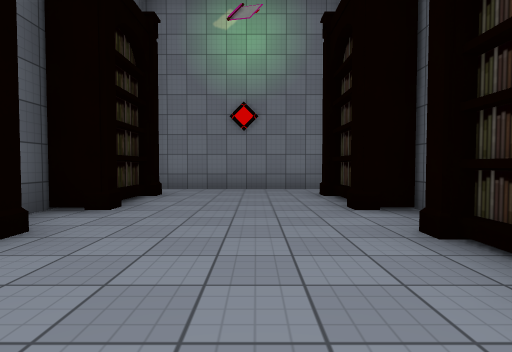
View 1 (above)

16 first-person views from a walk through a 3-D level made in the Unity game engine. The camera is 1.2 m above the floor, tilts 2° down and sees 80° across. The floor is counted in squares, 2 m on a side. Each view is taken from the middle of a square. On the plan, view 1 faces up. The plan holds only what a view shows up to about 9 squares ahead; the rest is blank. The place goes on beyond the plan. The player character is not drawn. Some animated figures are left out. Door leaves are left out, so doorways stand open. Some surface patterns are stand-ins.

View 2
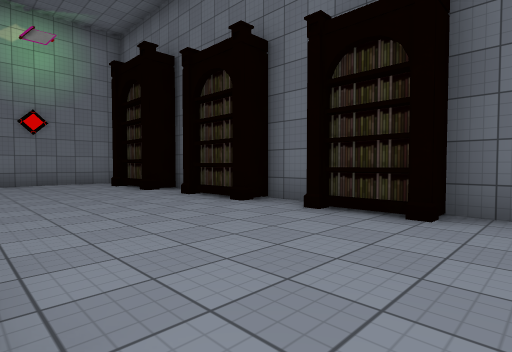

View 3
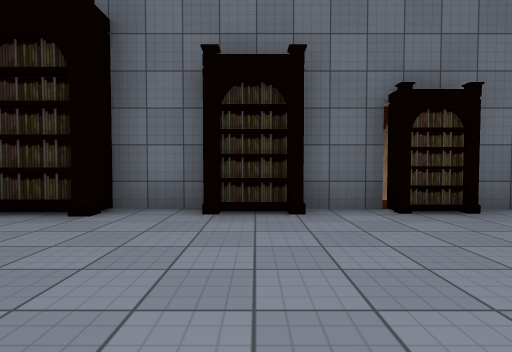

View 4
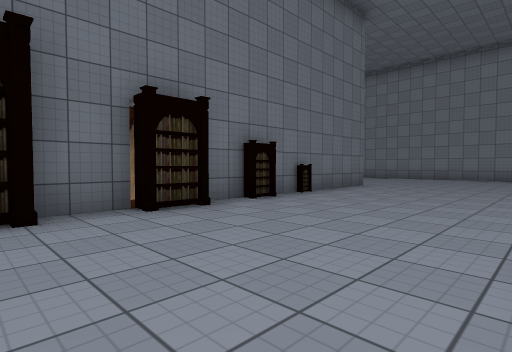

View 5
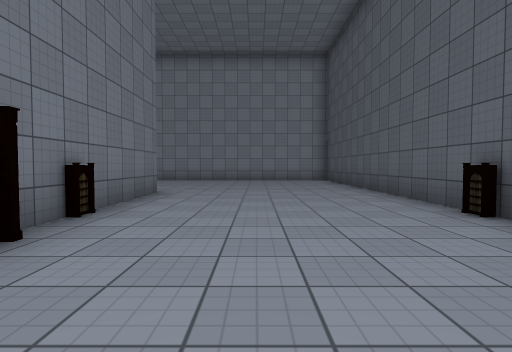

View 6
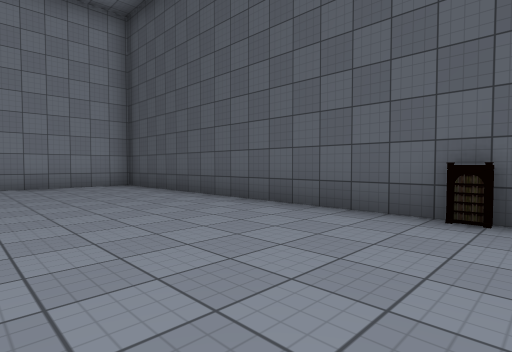

View 7
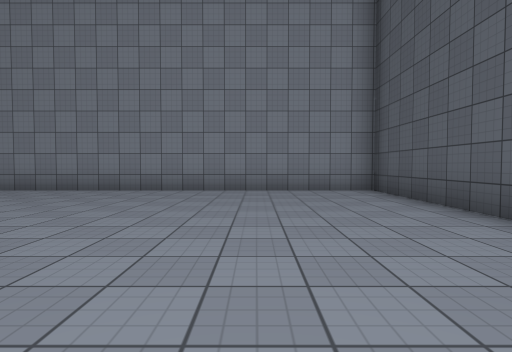

View 8
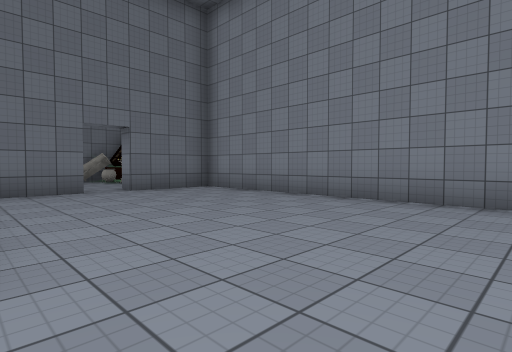

View 9
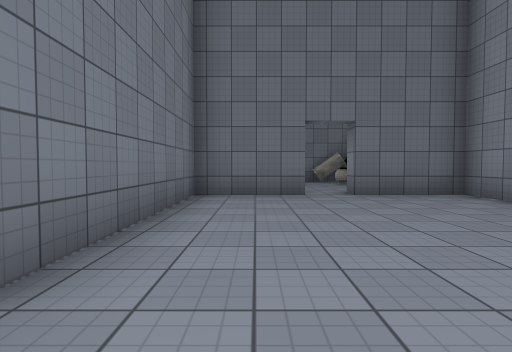

View 10
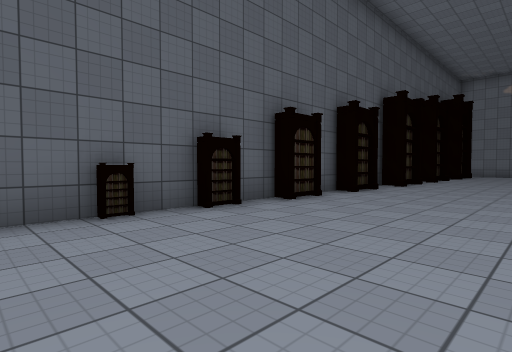

View 11
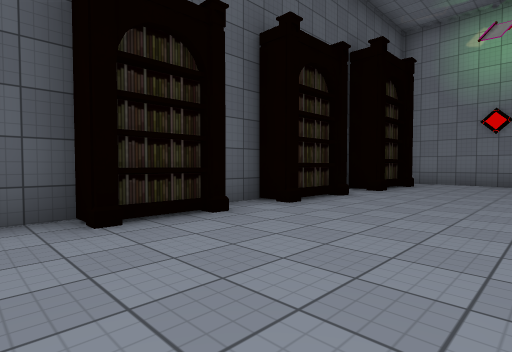

View 12
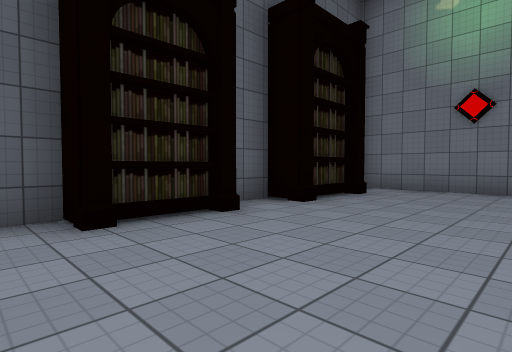

View 13
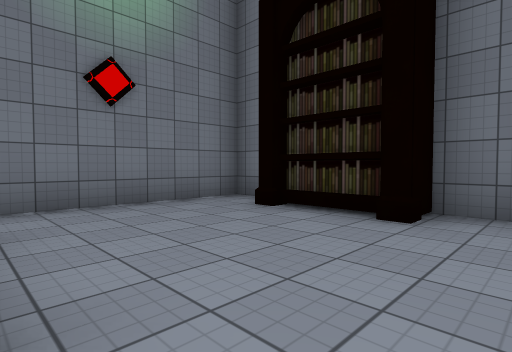

View 14
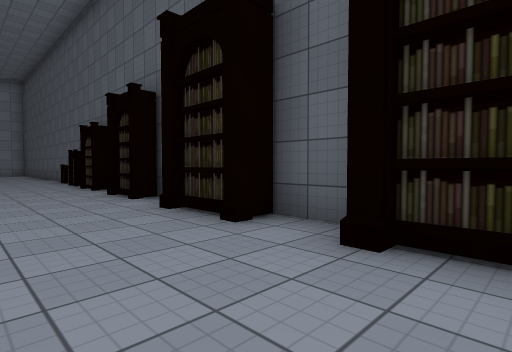

View 15
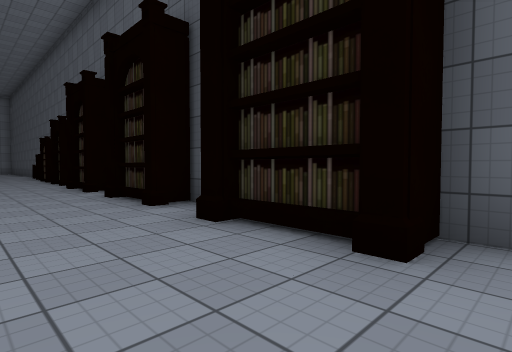

View 16
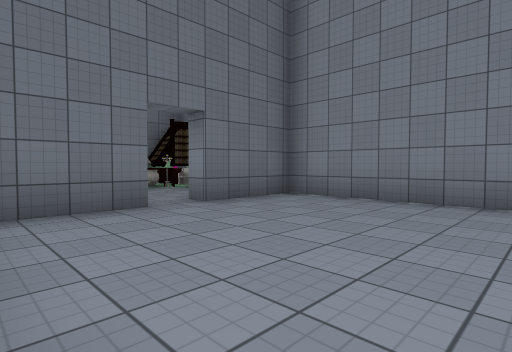

### Floor plan
Points are (right, up) in squares from view 1. A wall is a line through its corners. A room is listed if a view was taken in it or the views show most of it. See-through windows are left out.
Room 1 (views 1, 2, 3, 4, 5, 6, 7, 8, 9, 10, 11, 12, 13, 14, 15, 16)
walls: (2.2, -7.9) (2.2, -7); (2, -8.5) (2, -7.9); (2.2, -5.5) (2.2, -2); (-2.6, -7.7) (-2.6, -8.5); (-2.8, -6.6) (-2.8, -7.6); (-2.8, -8.4) (-2.8, -18.2) (7.2, -18.2); (2.2, 0) (2.2, 0.9); (-2.8, 1) (-2.8, -5.1); (7.2, -15) (7.2, -12.7) (2.2, -12.7) (2.2, -8.8); (2.2, 3.2) (2.2, 4.2); (7.2, -16.5) (7.2, -16) (7.8, -16); (-2.8, 4.1) (-2.8, 2.6); (2.2, 7.1) (2.2, 7.8) (-2.8, 7.8); (-2.8, 6.9) (-2.8, 6.2)
ways out: gap at (8, -16)
objects: other object (-3, -10); other object (-3, -6); other object (-3, -4); other object (-2, -1); other object (-2, 1) to (-2, 2); other object (-2, 4); other object (-2, 6); other object (2, -10); other object (2, -6); other object (2, -4); other object (2, -1); other object (2, 2); other object (2, 5)

Positions as (right, up) in squares from view 1, and headings:
1: (0, 0), facing up
2: (-2, -3), facing up-right
3: (-2, -4), facing right
4: (-2, -4), facing down-right
5: (0, -6), facing down
6: (1, -9), facing down-left
7: (0, -11), facing down
8: (0, -13), facing down-right
9: (1, -14), facing right
10: (1, -11), facing up-left
11: (1, -3), facing up-left
12: (1, 0), facing up-left
13: (-2, 3), facing up-right
14: (0, 2), facing down-left
15: (0, 7), facing down-left
16: (3, -13), facing down-right
